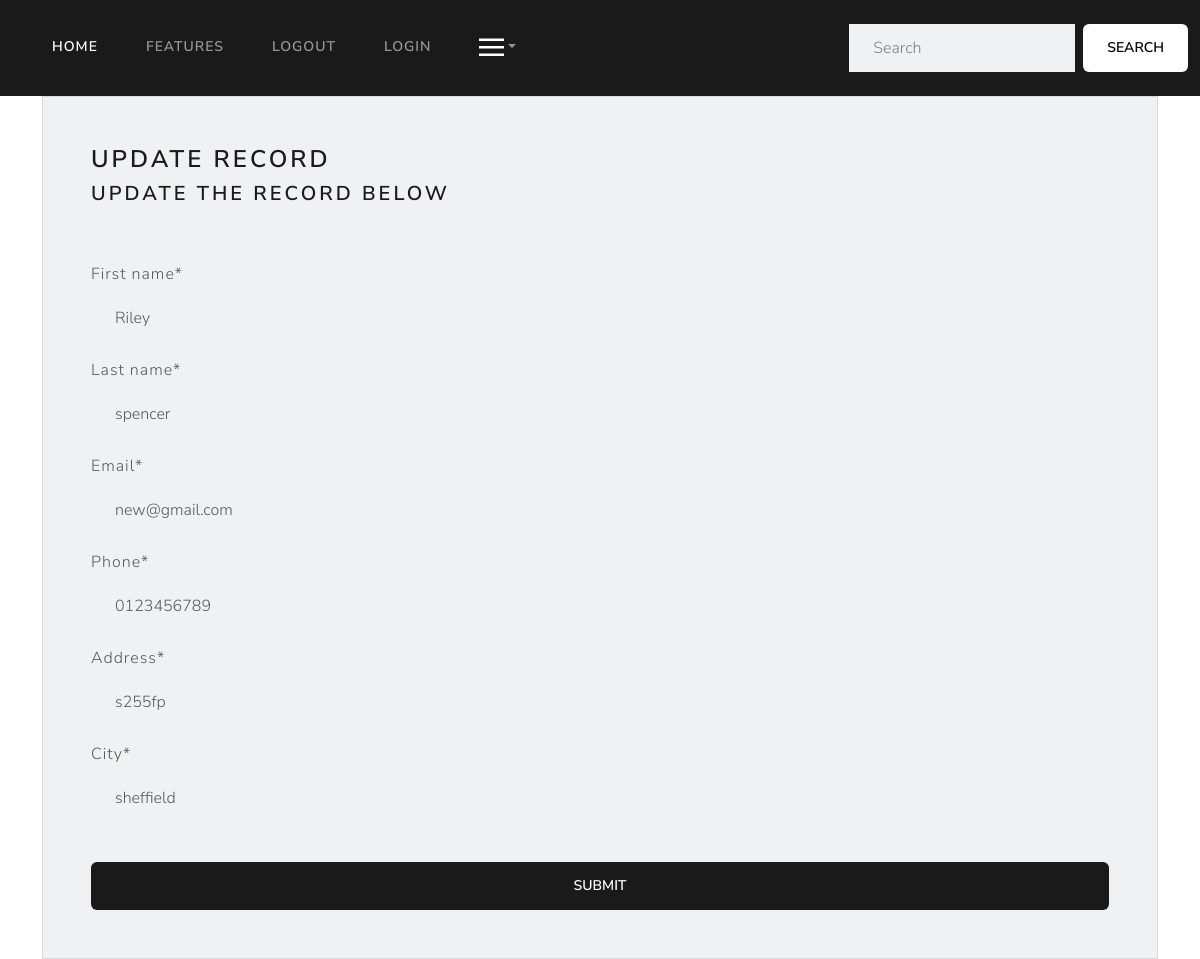
Screenshot of /update_record/2 (signed in) with the database file from the repository.
### website/models.py (models this page shows, shortened)
class Record(models.Model):
    first_name = models.CharField(max_length=50)
    last_name = models.CharField(max_length=100)
    email = models.CharField(max_length=255)
    phone = models.CharField(max_length=10)
    address = models.CharField(max_length=200)
    city = models.CharField(max_length=200)
    creation_data = models.DateTimeField(auto_now_add=True)

### website/views.py (the view)
# urls.py: path('update_record/<int:pk>', views.update_record, name="update_record")
@login_required(login_url="login")
def update_record(request, pk):
    record = Record.objects.get(id=pk)
    form = UpdateRecordForm(instance=record)
    if request.method == "POST":
        form = UpdateRecordForm(request.POST, instance=record)
        if form.is_valid():
            form.save()
            return redirect("dashboard")
    context = {'update_form': form}
    return render(request, 'pages/update_record.html', context=context)

### website/forms.py
class UpdateRecordForm(forms.ModelForm):
    class Meta:
        model = Record
        fields = ['first_name', 'last_name', 'email', 'phone', 'address', 'city']

### website/templates/pages/update_record.html (shortened to what this page needs)
{% extends 'pages/base.html' %}
{% load crispy_forms_tags %}
{% block content %}
<div class="container bg-light p-5 form-layout">
    <h3>
        Update Record
    </h3>
    <h4>
        Update The Record Below
    </h4>
    <br>
    <form method="POST" autocomplete="off">
        {{update_form|crispy}}
        <br>
        <button type="submit" class="btn btn-primary w-100 btn-block">
            Submit
        </button>
    </form>
</div>
{% endblock %}

### rows the page displays
Record: first_name "Riley", last_name "spencer", email "new@gmail.com", phone "0123456789", address "s255fp", city "sheffield"
